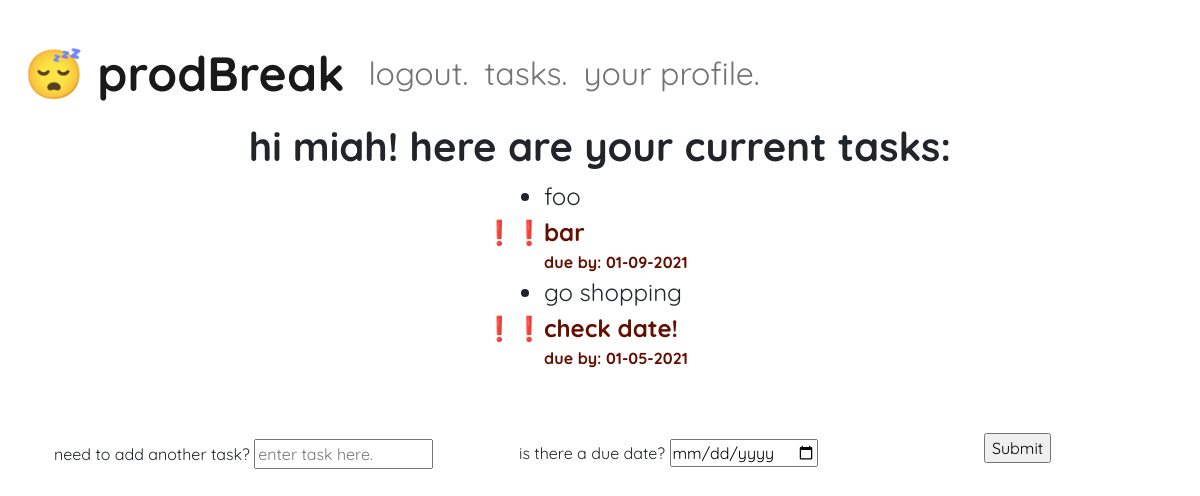
/tasks (signed in), run on an earlier commit of the app's database.
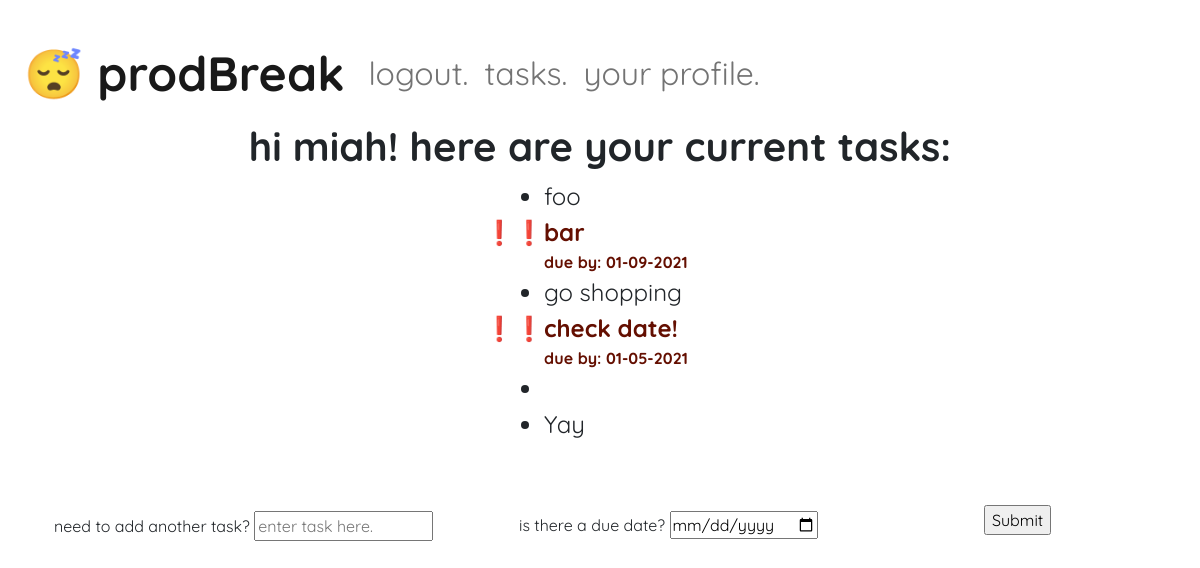
And on a later commit of the database.
### prod_break/models.py (models this page shows, shortened)
class User(db.Model, UserMixin):  # inherits from database model and session manager
    id = db.Column(db.Integer, primary_key=True)
    username = db.Column(db.String(20), unique=True, nullable=False)
    email = db.Column(db.String(120), unique=True, nullable=False)
    image_file = db.Column(db.String(20), nullable=False, default="default.jpg")
    password = db.Column(db.String(60), nullable=False)
    user_tasks = db.relationship("Task", backref="user", lazy=True)  # creates relationship between a user and their tasks

class Task(db.Model):
    id = db.Column(db.Integer, primary_key=True)
    task_name = db.Column(db.String(150), nullable=False)
    due_date = db.Column(db.DateTime, default=None)
    complete = db.Column(db.Boolean, nullable=False, default=False)
    notes = db.Column(db.Text)
    user_id = db.Column(db.Integer, db.ForeignKey("user.id"), nullable=False)

### prod_break/routes.py (the view)
@app.route("/tasks", methods=["GET", "POST"])
@login_required
def task():
    tasks = current_user.user_tasks
    cur_date = date.today()
    return render_template("tasks.html", title=f"{current_user.username}'s tasks.", tasks=tasks, cur_date=cur_date)

### prod_break/models.py (called while the page is built)
@login_manager.user_loader
def load_user(user_id):
    return User.query.get(int(user_id))

### prod_break/templates/tasks.html (shortened to what this page needs)
{% extends "layout.html" %}
{% block content %}
<div class="container-fluid">
    <h1>hi {{ current_user.username }}! here are your current tasks:</h1>
    <div class="d-flex justify-content-center">
        <ul>
            {% if tasks %}
                {% for task in tasks %}
                    {% set late_class = "" %}
                    {% if task.due_date and task.due_date.date() <= cur_date %}
                        {% set late_class = "late" %}
                    {% endif %}
                    {% if task.complete %}
                        {% set complete_class = "completed" %}
                    {% else %}
                        {% set complete_class = "uncompleted" %}
                    {% endif %}
                <li class="task {{ complete_class }} {{ late_class }} ">{{ task.task_name }}</li>
                    {% if task.due_date %}
                        <p class="due-date {{ late_class }}">due by: {{ task.due_date.strftime("%m-%d-%Y") }}</p>
                    {% endif %}
                {% endfor %}
            {% endif %}
        </ul>
    </div>
    <form method="POST" id="add-task" action="{{ url_for('add_task') }}">
        <div class="row d-flex justify-content-center">
        <div class="col-5">
            <div class="form-group">
            <span class="descriptor">need to add another task?</span>
            <input type="text" name="task-txt" placeholder="enter task here." />
            </div>
        </div>
        <div class="col-5">
            <div class="form-group">
            <span class="descriptor">is there a due date?</span>
            <input type="date" name="task-due" />
            </div>
        </div>
        <div class="col-2">
            <div class="form-group submit-btn">
                <input type="submit"/>
            </div>
        </div>
    </div>
    </form>
</div>
{% endblock content %}

### prod_break/templates/layout.html (shortened to what this page needs)
<!DOCTYPE html>
<html>
    <head>
        <link href="https://cdn.jsdelivr.net/npm/bootstrap@5.0.0-beta1/dist/css/bootstrap.min.css" rel="stylesheet">
        <link rel="stylesheet" type="text/css" href="{{ url_for('static', filename='styles.css') }}">
    </head>
    <body>
            <nav class="navbar navbar-expand-md navbar-light">
                <a class="navbar-brand" href="/"> &#x1F634 prodBreak</a>
                <div class="collapse navbar-collapse" id="collapsibleNavbar">
                    <ul class="navbar-nav">
                        {% if current_user.is_authenticated %}
                            {% set class_name = '' %}
                            {% set disabled_bool = 'false' %}
                            <li class="nav-item">
                                <a class="nav-link" href="{{ url_for('logout') }}">logout.</a>
                            </li>
                        {% endif %}
                        <li class="nav-item">
                            <a class="nav-link {{ class_name }}" href="{{ url_for('task') }}" aria-disabled="{{ disabled_bool }}">tasks.</a>
                        </li>
                        <li class="nav-item">
                            <a class="nav-link {{ class_name }}" href="{{ url_for('profile') }}" aria-disabled="{{ disabled_bool }}">your profile.</a>
                        </li>
                    </ul>
                </div>
            </nav>
        <div class="container">
            {% block content %} {% endblock content %}
        </div>
    </body>
</html>

### prod_break/static/styles.css (style rules this page uses)
body { font-family: Quicksand; margin: 2%; }
h1 { font-weight: bold; text-align: center; }
li.nav-item { font-size: 2em; }
li.task { font-size: 1.5em; }
.late { font-weight: bold; color: rgb(100, 15, 1); }
li.late::marker { content: '\2757 \2757'; }
span.descriptor { text-align: justify; }
.due-date { margin: 0%; }
#add-task div { margin-top: 2%; }
a.navbar-brand { font-size: 3em; font-weight: bold; }
.submit-btn { margin-top: 4vh; }

What changed in the data, as far as the page shows it:
added Task: task_name "Yay"
